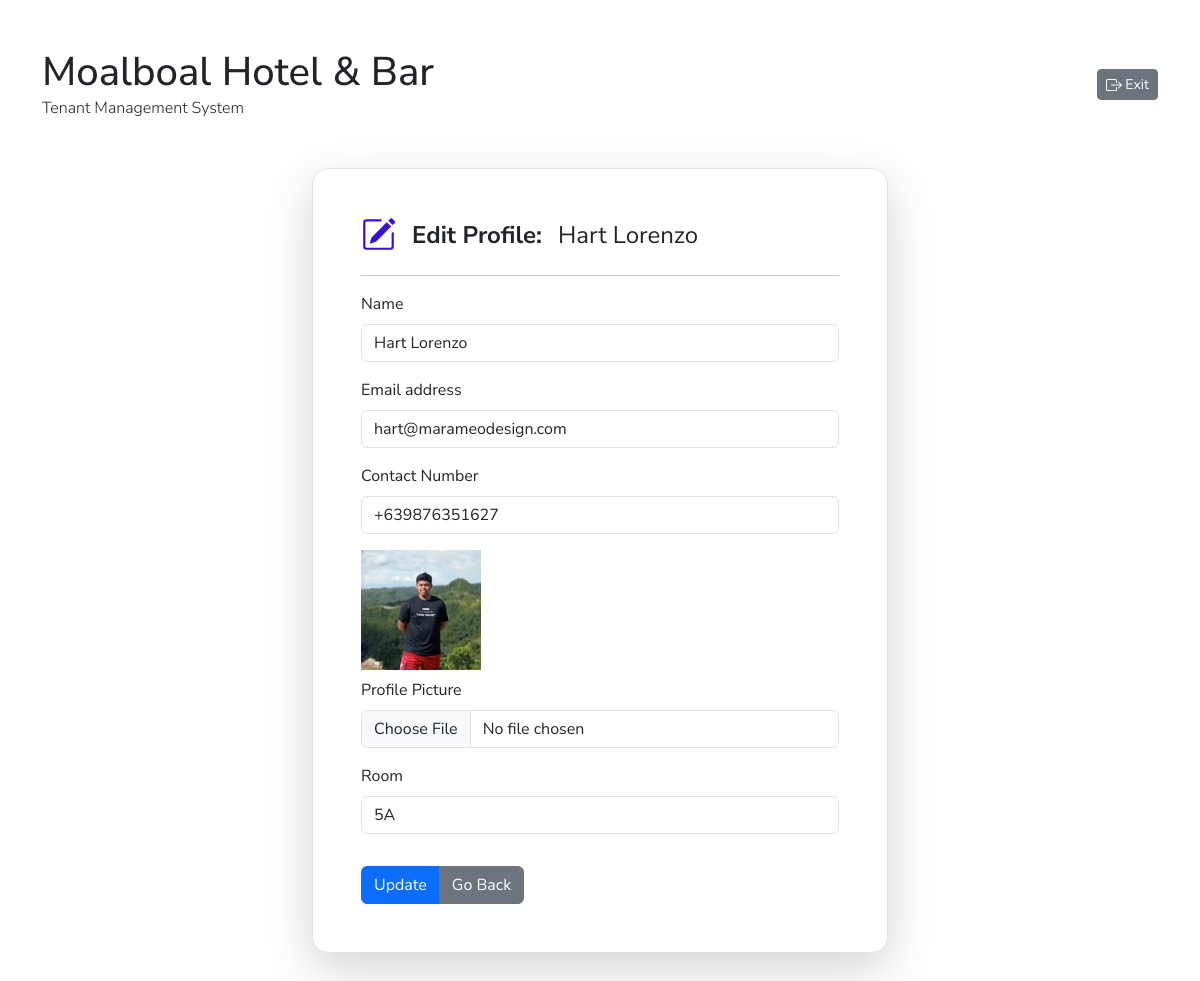
/tenant/edit?id=52 (signed in), run on the app's committed database.
### tables this page shows
CREATE TABLE `tenants` (
  `id` int(11) NOT NULL,
  `name` varchar(100) NOT NULL,
  `email` varchar(255) NOT NULL,
  `contact` varchar(15) NOT NULL,
  `profile_image` varchar(1024) DEFAULT NULL,
  `room` varchar(20) NOT NULL,
  `rent_start` datetime NOT NULL
);

### app/Core/functions.php (called while the page is built, shortened)
<?php
function base_path($path = '') {
  return BASE_PATH . ($path ? DIRECTORY_SEPARATOR . $path : '');
}
function urlIs($value) {
  return $_SERVER['REQUEST_URI'] === $value;
}
function view($path, $attributes = []) {
  extract($attributes);
  return require base_path("app/views/{$path}.view.php");
}
function get_template_part($template_part, $attributes = []) {
  view("partials/{$template_part}", $attributes);
}
function assetPath($path_to_file) {
  return ROOT . "/assets/{$path_to_file}";
}
function getProfileImage($image) {
  return assetPath("images/{$image}");
}
function auth() {
  return $_SESSION['user'] ?? false;
}
function isHome() {
  return (bool) urlIs('/');
}

### app/Http/controllers/Tenants/edit.php (called while the page is built, shortened)
<?php
$db = App::resolve(Database::class);
$tenant = $db->query('select * from tenants where id = :id', [
  ':id' => $_GET['id'],
])->findOrFail();
view('tenants/edit', [
  'errors' => Session::get('errors'),
  'tenant' => $tenant
]);

### public/index.php (called while the page is built, shortened)
<?php
require __DIR__ . '/../app/Core/init.php';
require __DIR__ . '/../app/Core/bootstrap.php';
try {
  $router->route($uri, $method);
} catch (ValidationException $exception) {
  Session::flash('errors', $exception->errors);
  Session::flash('old', $exception->old);
  redirect($router->prevURL());
}

### app/Core/App.php (called while the page is built, shortened)
<?php
class App
{
  protected static $container;
  public static function setContainer($container)
  {
    static::$container = $container;
  }
  public static function container()
  {
    return static::$container;
  }
  public static function resolve($key)
  {
    return static::container()->resolve($key);
  }
}

### app/Core/Container.php (called while the page is built, shortened)
<?php
class Container
{
  protected $bindings = [];
  public function bind($key, $resolver)
  {
    $this->bindings[$key] = $resolver;
  }
  public function resolve($key)
  {
    $resolver = $this->bindings[$key];
    return call_user_func($resolver);
  }
}

### app/Core/Database.php (called while the page is built, shortened)
<?php
class Database
{
  public $connection;
  protected $statement;
  public function __construct()
  {
    $dsn = 'mysql:host=' . DBHOST . ';dbname=' . DBNAME . ';charset=utf8mb4';
    $this->connection = new PDO($dsn, DBUSER, DBPASS, [
      PDO::ATTR_DEFAULT_FETCH_MODE => PDO::FETCH_ASSOC
    ]);
  }
  public function query($query, $params = [])
  {
    $this->statement = $this->connection->prepare($query);
    $this->statement->execute($params);
    return $this;
  }
  public function find()
  {
    return $this->statement->fetch();
  }
  public function findOrFail()
  {
    $result = $this->find();
    return $result;
  }
}

### app/Core/bootstrap.php (called while the page is built, shortened)
<?php
$container = new Container();
$container->bind('Core\Database', function() {
  return new Database();
});

### app/views/tenants/edit.view.php (the view, shortened to what this page needs)
<?php
  get_template_part('header');
?>
  <form action="/tenant/update" method="POST" enctype="multipart/form-data" class="mx-auto p-5 rounded-4 border shadow-lg" style="max-width: var(--bs-breakpoint-sm);">
    <h2 class="fs-4 m-0 fw-bold w-100 d-inline-flex justify-content-start align-items-center gap-3 lh-1">
      Edit Profile: <span class="fw-normal"><?php echo $tenant['name']; ?></span>
    </h2>
    <hr>
    <div class="mb-3">
      <label for="name" class="form-label">Name</label>
      <input type="text" class="form-control" id="name" name="name" value="<?php echo $tenant['name'] ?? ''; ?>">
    </div>
    <div class="mb-3">
      <label for="email" class="form-label">Email address</label>
      <input type="email" class="form-control" id="email" name="email" value="<?php echo $tenant['email']; ?>">
    </div>
    <div class="mb-3">
      <label class="form-label" for="contact">Contact Number</label>
      <input type="tel" id="contact" name="contact" class="form-control" value="<?php echo $tenant['contact']; ?>">
    </div>
    <div class="mb-3">
      <img id="preview-image" src="<?php echo getProfileImage($tenant['profile_image']) ?>" alt="Photo of <?php echo $tenant['name']; ?>" width="120" height="120" loading="lazy" style="object-fit: cover;object-position: center;" aria-hidden="true">
      <label for="profile-image" class="form-label d-block mt-2">Profile Picture</label>
      <input class="form-control w-full" type="file" id="profile-image" name="profile-image">
    </div>
    <div class="mb-3">
      <label class="form-label" for="room">Room</label>
      <input type="text" id="room" name="room" class="form-control" value="<?php echo $tenant['room']; ?>">
    </div>
    <div class="btn-group btn-group mt-3">
      <button type="submit" class="btn btn-primary">Update</button>
      <a href="/" class="btn btn-secondary">Go Back</a>
    </div>
  </form>

### app/Core/Router.php (shortened to what this page needs)
<?php
class Router
{
  protected $routes = [];
  public function add($method, $uri, $controller)
  {
    $this->routes[] = [
      'uri' => $uri,
      'controller' => $controller,
      'method' => $method,
      'middleware' => null
    ];
  }
  public function only($key)
  {
    $this->routes[array_key_last($this->routes)]['middleware'] = $key;
  }
  public function route($uri, $method)
  {
    foreach ($this->routes as $route) {
      if ($route['uri'] === $uri && $route['method'] === strtoupper($method)) {
        return require base_path("app/Http/controllers/{$route['controller']}.php");
      }
    }
  }
}

### app/views/partials/header.view.php (shortened to what this page needs)
<!DOCTYPE html>
<html lang="en">
<head>
  <link href="https://cdn.jsdelivr.net/npm/bootstrap@5.3.1/dist/css/bootstrap.min.css" rel="stylesheet">
  <link rel="stylesheet" href="<?php echo assetPath('css/style.css'); ?>">
</head>
<body>
  <header class="mb-5 pt-5">
    <div class="container">
      <div class="row">
        <div class="col-12 col-md-6">
          <?php if (isHome()) : ?>
          <h1 class="m-0"><?php echo COMPANY_NAME; ?></h1>
          <?php else : ?>
          <h1 class="m-0"><a href="/" class="text-decoration-none" aria-label="link to home page"><?php echo COMPANY_NAME; ?></a></h1>
          <?php endif; ?>
          <p class="m-0 fw-light"><?php echo APP_NAME; ?></p>
        </div>
        <div class="col-12 col-md-6 text-md-end d-flex justify-content-end align-items-center gap-2">
          <?php if (auth()) : ?>
            <form action="/manager/logout" method="POST">
              <button type="submit" class="btn btn-secondary btn-sm">
                Exit
              </button>
            </form>
          <?php endif; ?>
        </div>
      </div>
    </div>
  </header>
  <main>
  <?php $containerClasses = (urlIs('/') || isset($_GET['search'])) ? 'container py-5' : 'container' ?>
  <section>
    <div class="<?php echo $containerClasses ?>">

### public/assets/css/style.css (style rules this page uses)
body { font-family: 'Nunito Sans', sans-serif; min-height: 100vh; }
a { color: inherit; }

### data on the page
tenants: name "Hart Lorenzo", email "hart@marameodesign.com", contact "+639876351627", profile_image (picture), room "5A"
